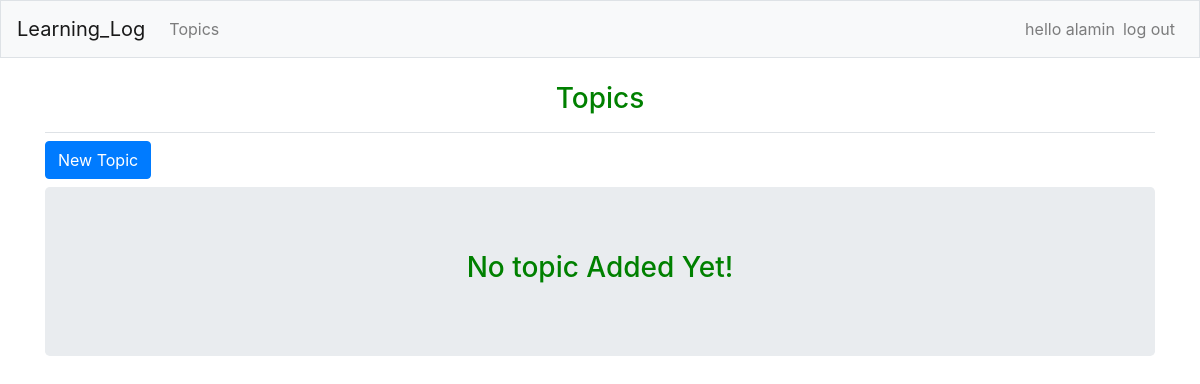
/topics/ (signed in), run on an earlier commit of the app's database.
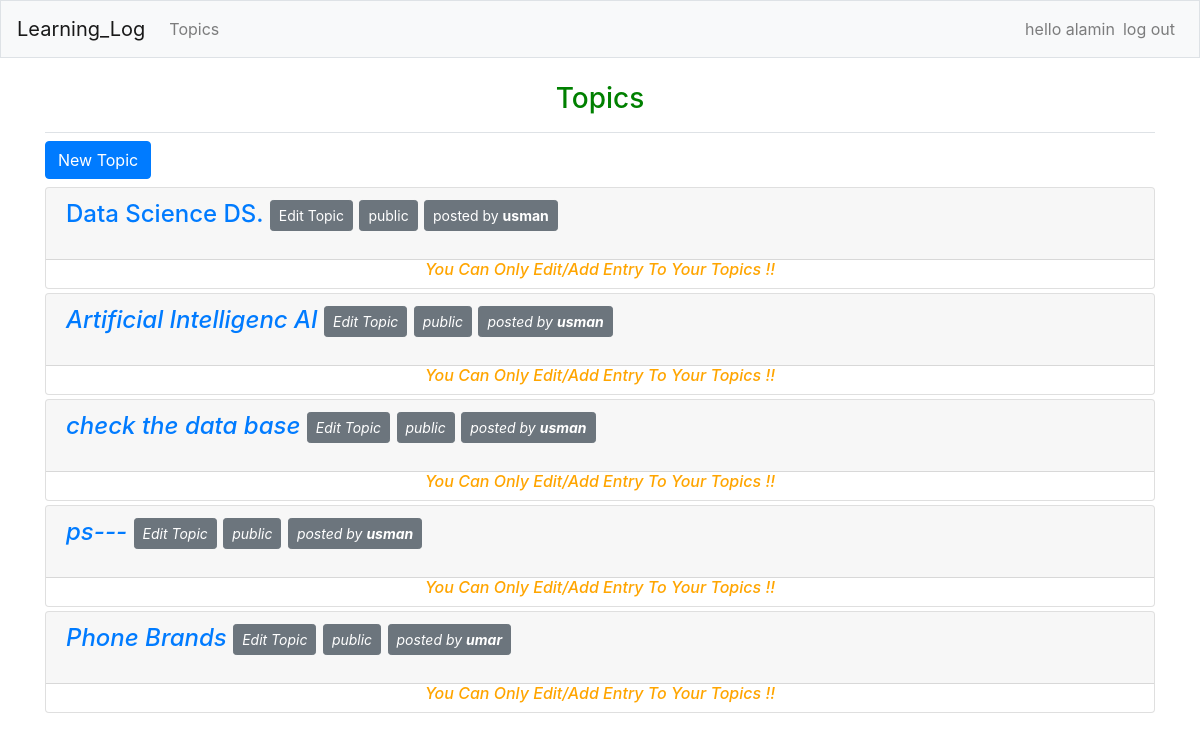
And on a later commit of the database.
### learning_logs/models.py (models this page shows)
class Topic(models.Model) :
    public = 'public'
    private= 'private'
    options = [
        (public,'public'),
        (private,'private'),
    ]
    choice = models.CharField(max_length=8,choices=options,default=public)
    text = models.CharField(max_length=25)
    date_added = models.DateTimeField(auto_now_add = True)
    owner =models.ForeignKey(User,on_delete=models.CASCADE)
    def __str__(self) :
        return self.text

### learning_logs/views.py (the view)
# urls.py: path("topics/",views.topics,name="topics"),
@login_required
def topics(request):
    topic_shown = []
    for  topic in Topic.objects.all() :
        if topic.choice == "public" or topic.choice == "" :
            topic_shown.append(topic)
    topics=Topic.objects.filter(owner=request.user).order_by("date_added")
    for topic in topics :
        if topic.choice == "private" :
            topic_shown.append(topic)
    context = {"topics":topic_shown}
    return render(request,"learning_logs/topics.html" , context)

### learning_logs/templates/learning_logs/topics.html
{% extends "learning_logs/base.html" %}
{% load bootstrap4 %}
{% block page_header%}<h3 align="center" style="color:green"> Topics </h3> {% endblock page_header%}
{% block content %}
    <a class="btn btn-md btn-primary mb-2" href="{% url 'learning_logs:new_topic'%}" role="button">New Topic</a>
    {% for topic in topics %}
     <div class="card mb-1">
      <h4 class="card-header">
        <a href="{% url 'learning_logs:topic' topic.id %}">{{topic}}</a>
        <small> <a class="btn btn-sm btn-secondary " href="{% url 'learning_logs:edit_topic' topic.id %}">Edit Topic </a></small>
        <small class="btn btn-sm btn-secondary">{{topic.choice}}</small>
        <small class="btn btn-sm btn-secondary">posted by <b>{{topic.owner}}</b></small></p>
        <h6 align ='center' style="color:orange"><i>You Can Only Edit/Add Entry To Your Topics !!<i></h6>
      </div>
    {% empty %}
    <div class="jumbotron">
    <h3 align="center" style="color:green"> No topic Added Yet!</h3>
    </div>
    {% endfor %}
{% endblock content %}

What changed in the data, as far as the page shows it:
now on this page (row edited): Topic: text "Data Science DS.", choice "public", owner "usman"
now on this page (row edited): Topic: text "Artificial Intelligenc AI", choice "public", owner "usman"
added Topic: text "check the data base", choice "public", owner "usman"
added Topic: text "ps---", choice "public", owner "usman"
added Topic: text "Phone Brands", choice "public", owner "umar"
Also different on the page:
text no longer shown: "No topic Added Yet!"
